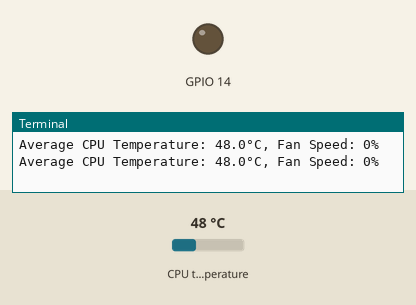
Recording of a program running on a simulated Raspberry Pi (BCM pin numbers). On the bench: output pins drawn as LEDs (lit = HIGH), the last lines printed to the terminal. Inputs (shaded band) come from the test bench; at power-on: CPU temperature 48 °C. Files the program writes start out absent.

Above: at 1.2 s.
1.3 s: CPU temperature set to 84 °C
At 20.4 s:
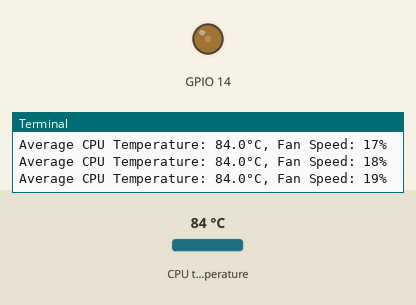
Timing chart, 0 to 29.5 s (numbered marks = the images above; inputs shaded):
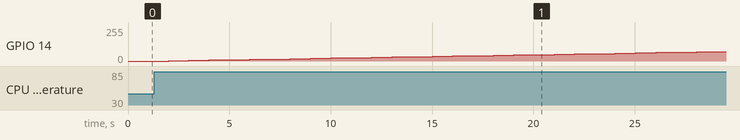

The program:

fan_control.py
```python
import argparse
import RPi.GPIO as GPIO
import time
# Import required libraries
import collections

# Argument parsing
parser = argparse.ArgumentParser(description='Control a PWM fan based on CPU temperature.')
parser.add_argument('--metrics', type=str, default='/usr/src/app/fan_speed.prom', help='Metrics file for node_exporter')
parser.add_argument('--min_temp', type=float, default=60, help='Temperature where the minimum fan speed is applied (default: 60°C)')
parser.add_argument('--max_temp', type=float, default=80, help='Temperature where the maximum fan speed is applied (default: 80°C)')
parser.add_argument('--min_fan', type=int, default=10, help='Minimum fan speed (default: 10%)')
parser.add_argument('--max_fan', type=int, default=100, help='Maximum fan speed (default: 100%)')
parser.add_argument('--gp_io', type=int, default=14, help='GPIO port (default: 14)')
parser.add_argument('--window_size', type=int, default=5, help='Window size for smoothing temperature readings (default: 5)')
parser.add_argument('--step', type=float, default=1, help='Step size for adjusting the fan speed (default: 1%)')

args = parser.parse_args()

# Define the file path where the metric will be stored
METRICS_FILE = args.metrics

# Initialize variables
window = collections.deque(maxlen=args.window_size)  # For smoothing temperature readings
current_duty_cycle = 0  # Start with fan off

# Setup
fan_pin = args.gp_io
GPIO.setmode(GPIO.BCM)
GPIO.setup(fan_pin, GPIO.OUT)
pwm = GPIO.PWM(fan_pin, 25)
pwm.start(0)

def write_fan_speed_to_file(duty_cycle):
    with open(METRICS_FILE, "w") as f:
        f.write("# HELP fan_speed Fan Speed as a duty cycle percentage\n")
        f.write("# TYPE fan_speed gauge\n")
        f.write(f"fan_speed {duty_cycle}\n")

def get_cpu_temperature():
    with open("/sys/class/thermal/thermal_zone0/temp", "r") as f:
        temp = f.read().strip()
    cpu_temp = int(temp) / 1000
    return cpu_temp

try:
    while True:
        temp = get_cpu_temperature()
        window.append(temp)  # Add current reading to the window

        # Compute the average temperature over the window
        avg_temp = sum(window) / len(window)

        # Compute the error (Proportional part)
        if avg_temp < args.min_temp:
            error = 0
        elif avg_temp > args.max_temp:
            error = args.max_fan
        else:
            scale = (avg_temp - args.min_temp) / (args.max_temp - args.min_temp)
            error = args.min_fan + (scale * (args.max_fan - args.min_fan))

        # Gradually adjust fan speed in smaller steps
        if current_duty_cycle < error:
            current_duty_cycle = min(current_duty_cycle + args.step, error)
        elif current_duty_cycle > error:
            current_duty_cycle = max(current_duty_cycle - args.step, error)

        pwm.ChangeDutyCycle(current_duty_cycle)
        print(f"Average CPU Temperature: {avg_temp}°C, Fan Speed: {current_duty_cycle}%")

        # Write the fan speed to file in Prometheus format
        write_fan_speed_to_file(current_duty_cycle)

        time.sleep(1)  # Sleep for shorter periods, so we can adjust in smaller steps

except KeyboardInterrupt:
    pass

pwm.stop()
GPIO.cleanup()
```

Measured:
- after the input at 1.3 s, GPIO 14: moves from 0/255 to 71/255 over 27.1 s, starting after 0.70 s
